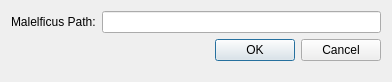
<?xml version="1.0" encoding="UTF-8"?>
<ui version="4.0">
 <class>OptionsDialog</class>
 <widget class="QDialog" name="OptionsDialog">
  <property name="geometry">
   <rect>
    <x>0</x>
    <y>0</y>
    <width>392</width>
    <height>82</height>
   </rect>
  </property>
  <property name="windowTitle">
   <string>Options</string>
  </property>
  <layout class="QHBoxLayout" name="horizontalLayout">
   <item>
    <layout class="QFormLayout" name="formLayout">
     <item row="0" column="0">
      <widget class="QLabel" name="label">
       <property name="text">
        <string>Malelficus Path:</string>
       </property>
      </widget>
     </item>
     <item row="0" column="1">
      <widget class="QLineEdit" name="lineEdit"/>
     </item>
     <item row="1" column="0" colspan="2">
      <widget class="QDialogButtonBox" name="buttonBox">
       <property name="orientation">
        <enum>Qt::Horizontal</enum>
       </property>
       <property name="standardButtons">
        <set>QDialogButtonBox::Cancel|QDialogButtonBox::Ok</set>
       </property>
      </widget>
     </item>
    </layout>
   </item>
  </layout>
 </widget>
 <resources/>
 <connections>
  <connection>
   <sender>buttonBox</sender>
   <signal>accepted()</signal>
   <receiver>OptionsDialog</receiver>
   <slot>accept()</slot>
   <hints>
    <hint type="sourcelabel">
     <x>248</x>
     <y>254</y>
    </hint>
    <hint type="destinationlabel">
     <x>157</x>
     <y>274</y>
    </hint>
   </hints>
  </connection>
  <connection>
   <sender>buttonBox</sender>
   <signal>rejected()</signal>
   <receiver>OptionsDialog</receiver>
   <slot>reject()</slot>
   <hints>
    <hint type="sourcelabel">
     <x>316</x>
     <y>260</y>
    </hint>
    <hint type="destinationlabel">
     <x>286</x>
     <y>274</y>
    </hint>
   </hints>
  </connection>
 </connections>
</ui>
